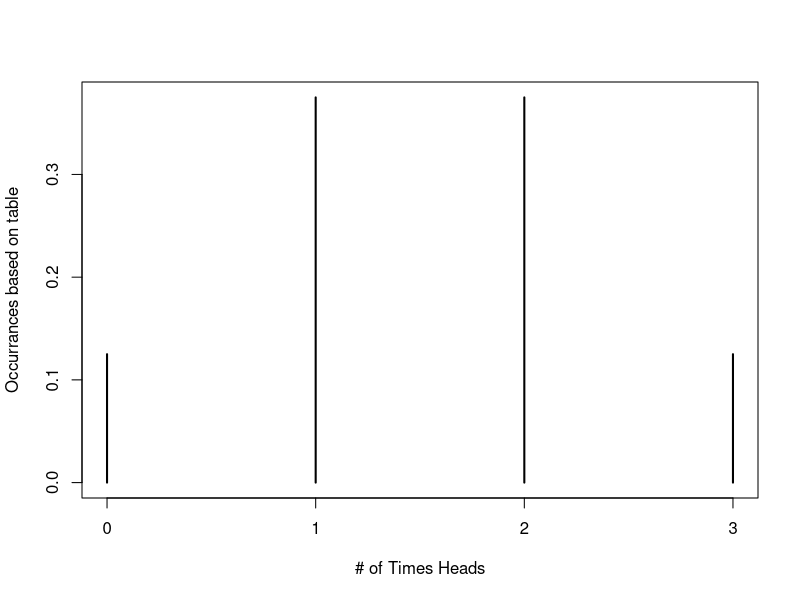

This chart was generated by the following R code:
#StartAssignment
coinToss<-expand.grid(coin1=c("H","T"),coin2=c("H","T"),coin3=c("H","T"))
coin1=c("H","T")
coin2=c("H","T")
coin3=c("H","T")

probability<-c(1/8)

coinToss$probability<-probability

#P(All Same)
probSame<-function(coinToss)
{
  1/4
}

#P(Two Heads)
probHeadsWins<-function(coinToss)
{
  1/2
}

#Second Table
Omega<-expand.grid(coin1=0:1,coin2=0:1,coin3=0:1)

#Calculating # of times value in table = 1 in each row (shows # of times heads was landed)
n.heads<-apply(Omega,1,sum)

cbind(Omega,n.heads)

#Tells # of times heads was hit (top row is occurance count, bottom is num times happened)
table(n.heads)

vals<-table(n.heads)/length(n.heads)

#Plotting Prob. Density
plot(vals,ylab="Occurrances based on table" ,xlab="# of Times Heads")